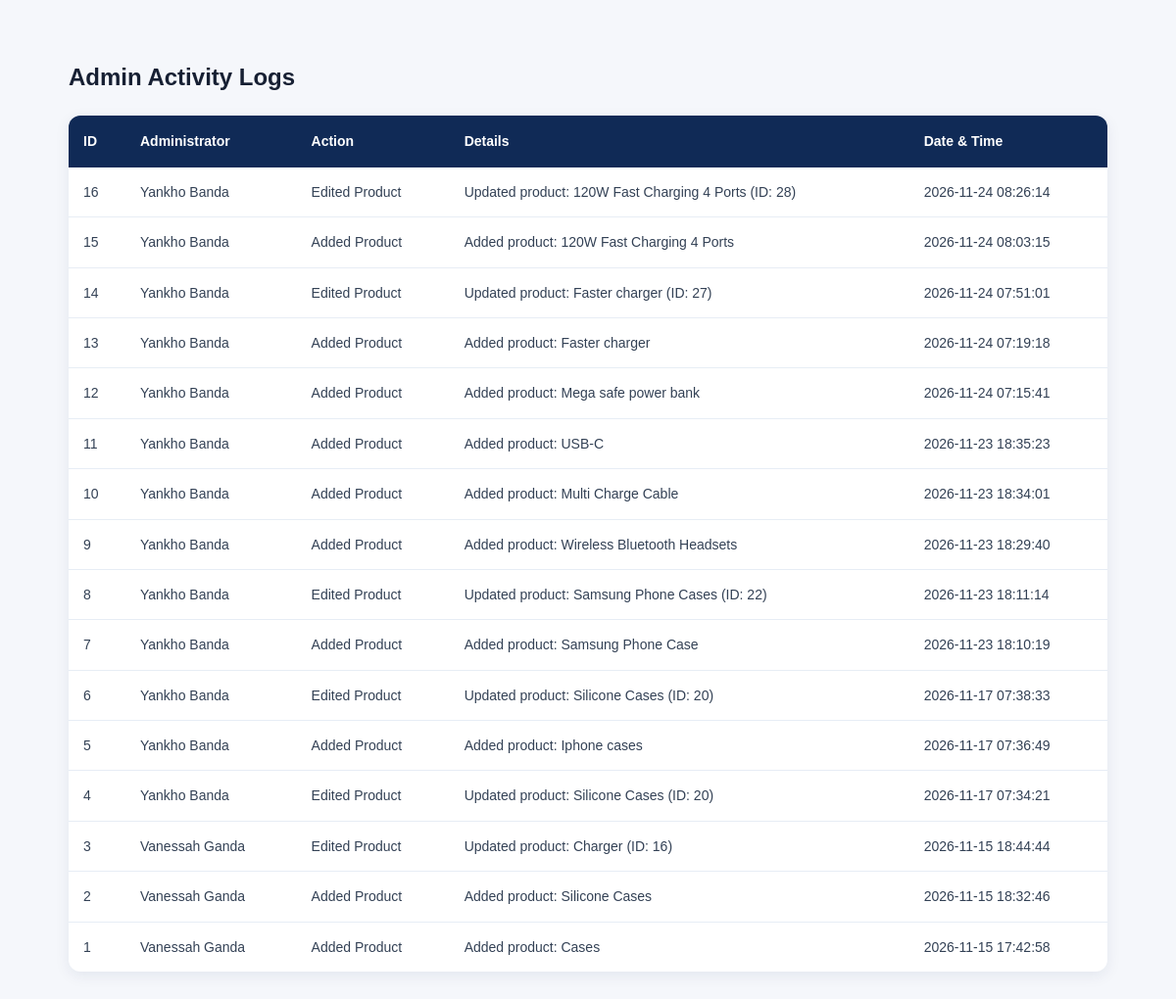
The page /admin/activity_logs.php (signed in) on the database its author committed.
### tables this page shows
CREATE TABLE `admin_activity_logs` (
  `id` int(11) NOT NULL,
  `admin_id` int(11) NOT NULL,
  `action` varchar(255) NOT NULL,
  `details` text DEFAULT NULL,
  `created_at` timestamp NOT NULL DEFAULT current_timestamp()
);

CREATE TABLE `users` (
  `id` int(11) NOT NULL,
  `full_name` varchar(100) NOT NULL,
  `email` varchar(100) NOT NULL,
  `password` varchar(255) NOT NULL,
  `role` enum('customer','admin') DEFAULT 'customer',
  `created_at` timestamp NOT NULL DEFAULT current_timestamp()
);

### admin/activity_logs.php (the view, shortened to what this page needs)
<?php
$sql = "
    SELECT
        admin_activity_logs.id,
        users.full_name,
        admin_activity_logs.action,
        admin_activity_logs.details,
        admin_activity_logs.created_at
    FROM admin_activity_logs
    JOIN users
        ON admin_activity_logs.admin_id = users.id
    ORDER BY admin_activity_logs.created_at DESC
";
$result = mysqli_query($conn, $sql);
?>
<!DOCTYPE html>
<html lang="en">
<head>
    <link rel="stylesheet" href="../assets/css/style.css">
</head>
<body>
<div class="admin-container">
    <h2>Admin Activity Logs</h2>
    <table class="admin-table">
        <thead>
            <tr>
                <th>ID</th>
                <th>Administrator</th>
                <th>Action</th>
                <th>Details</th>
                <th>Date & Time</th>
            </tr>
        </thead>
        <tbody>
            <?php if (mysqli_num_rows($result) > 0): ?>
                <?php while ($log = mysqli_fetch_assoc($result)): ?>
                    <tr>
                        <td><?php echo (int) $log['id']; ?></td>
                        <td>
                            <?php echo htmlspecialchars($log['full_name']); ?>
                        </td>
                        <td>
                            <?php echo htmlspecialchars($log['action']); ?>
                        </td>
                        <td>
                            <?php echo htmlspecialchars($log['details']); ?>
                        </td>
                        <td>
                            <?php echo htmlspecialchars($log['created_at']); ?>
                        </td>
                    </tr>
                <?php endwhile; ?>
            <?php else: ?>
                <tr>
                    <td colspan="5">No activity records found.</td>
                </tr>
            <?php endif; ?>
        </tbody>
    </table>
</div>
</body>
</html>

### assets/css/style.css (style rules this page uses)
* { margin: 0; padding: 0; box-sizing: border-box; }
body { font-family: Arial, sans-serif; background-color: #f5f7fb; color: #172033; line-height: 1.6; }
.admin-table { width: 100%; border-collapse: collapse; margin-top: 20px; background: #ffffff; border-radius: 12px; overflow: hidden; box-shadow: 0 4px 15px rgba(16, 42, 86, 0.08); }
.admin-table th { background: #102a56; color: #ffffff; padding: 15px; text-align: left; font-size: 14px; }
.admin-table td { padding: 14px 15px; border-bottom: 1px solid #e7edf5; color: #334155; font-size: 14px; }
.admin-table tr:last-child td { border-bottom: none; }
.admin-container { max-width: 1100px; margin: 40px auto; padding: 20px; }

### rows shown on the page
admin_activity_logs: id "16", admin.full_name "Yankho Banda", action "Edited Product", details "Updated product: 120W Fast Charging 4 Ports (ID: 28)", created_at "2026-11-24 08:26:14"
admin_activity_logs: id "15", admin.full_name "Yankho Banda", action "Added Product", details "Added product: 120W Fast Charging 4 Ports", created_at "2026-11-24 08:03:15"
admin_activity_logs: id "14", admin.full_name "Yankho Banda", action "Edited Product", details "Updated product: Faster charger (ID: 27)", created_at "2026-11-24 07:51:01"
admin_activity_logs: id "13", admin.full_name "Yankho Banda", action "Added Product", details "Added product: Faster charger", created_at "2026-11-24 07:19:18"
admin_activity_logs: id "12", admin.full_name "Yankho Banda", action "Added Product", details "Added product: Mega safe power bank", created_at "2026-11-24 07:15:41"
admin_activity_logs: id "11", admin.full_name "Yankho Banda", action "Added Product", details "Added product: USB-C", created_at "2026-11-23 18:35:23"
admin_activity_logs: id "10", admin.full_name "Yankho Banda", action "Added Product", details "Added product: Multi Charge Cable", created_at "2026-11-23 18:34:01"
admin_activity_logs: id "9", admin.full_name "Yankho Banda", action "Added Product", details "Added product: Wireless Bluetooth Headsets", created_at "2026-11-23 18:29:40"
admin_activity_logs: id "8", admin.full_name "Yankho Banda", action "Edited Product", details "Updated product: Samsung Phone Cases (ID: 22)", created_at "2026-11-23 18:11:14"
admin_activity_logs: id "7", admin.full_name "Yankho Banda", action "Added Product", details "Added product: Samsung Phone Case", created_at "2026-11-23 18:10:19"
admin_activity_logs: id "6", admin.full_name "Yankho Banda", action "Edited Product", details "Updated product: Silicone Cases (ID: 20)", created_at "2026-11-17 07:38:33"
admin_activity_logs: id "5", admin.full_name "Yankho Banda", action "Added Product", details "Added product: Iphone cases", created_at "2026-11-17 07:36:49"
admin_activity_logs: id "4", admin.full_name "Yankho Banda", action "Edited Product", details "Updated product: Silicone Cases (ID: 20)", created_at "2026-11-17 07:34:21"
admin_activity_logs: id "3", admin.full_name "Vanessah Ganda", action "Edited Product", details "Updated product: Charger (ID: 16)", created_at "2026-11-15 18:44:44"
admin_activity_logs: id "2", admin.full_name "Vanessah Ganda", action "Added Product", details "Added product: Silicone Cases", created_at "2026-11-15 18:32:46"
admin_activity_logs: id "1", admin.full_name "Vanessah Ganda", action "Added Product", details "Added product: Cases", created_at "2026-11-15 17:42:58"
